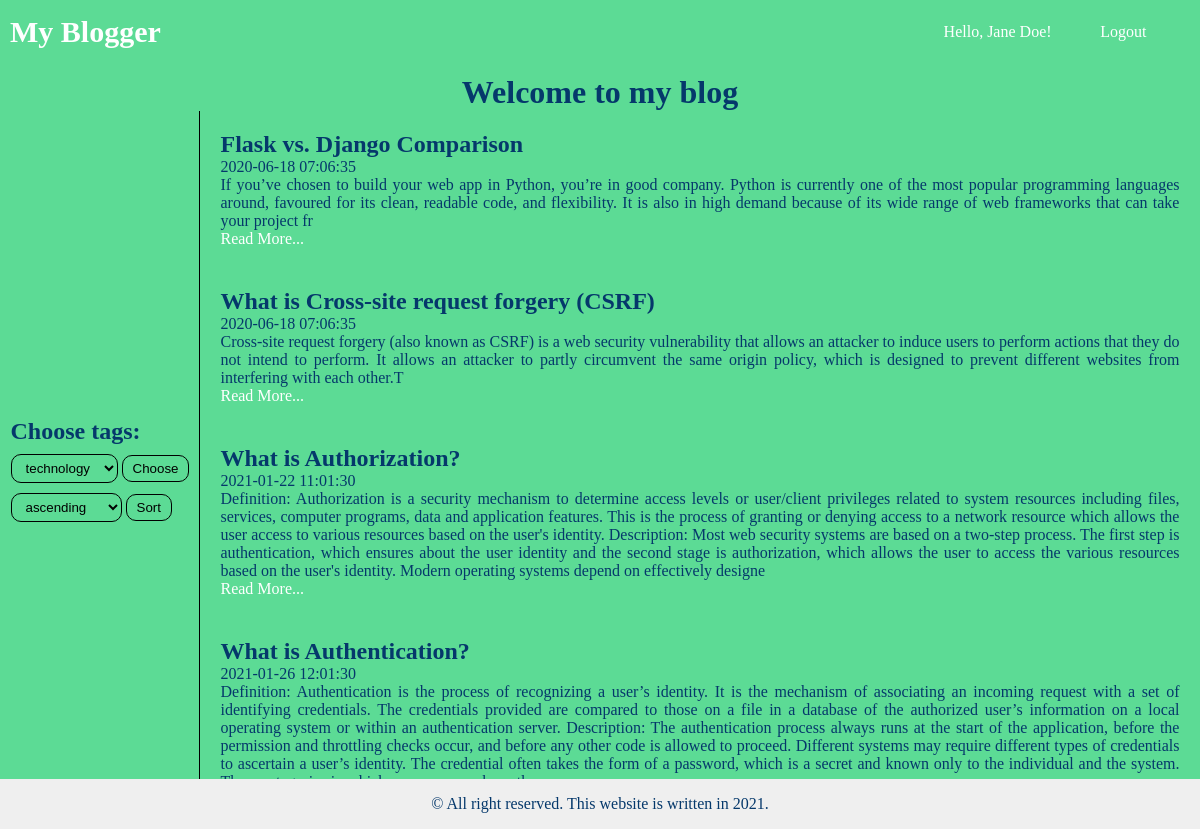
The page /index (signed in) on the database its author committed.
### app/models.py (models this page shows, shortened)
class User(UserMixin, db.Model):
    id = db.Column(db.Integer, primary_key=True)
    firstname = db.Column(db.String(64))
    lastname = db.Column(db.String(64))
    email = db.Column(db.String(120), index=True, unique=True)
    password_hash = db.Column(db.String(128))
    comments = db.relationship('Comment', backref='user', lazy='joined')

class Post(db.Model):
    id = db.Column(db.Integer, primary_key=True)
    title = db.Column(db.String(50))
    body = db.Column(db.String(140))
    timestamp = db.Column(db.TIMESTAMP, index=True, default=datetime.now)
    tags = db.Column(db.String(50))
    comments = db.relationship('Comment', backref='post', lazy='joined')

### app/routes.py (the view)
@app.route('/')
@app.route('/index', methods=['GET', 'POST'])
def index():
    tags = []
    posts = Post.query.order_by(Post.timestamp.asc())
    for post in posts:
        if post.tags not in tags:
            tags.append(post.tags)
    sort_by = request.form.get('sort_by')
    items_tag = request.form.get('tags')
    if sort_by == 'descending':
        posts = Post.query.order_by(Post.timestamp.desc())
    if items_tag:
        posts = Post.query.filter_by(tags=items_tag)
    posts = posts.all()
    app.logger.info(len(posts))
    app.logger.info(items_tag)
    return render_template('index.html', title='Home Page', posts=posts, tags=tags)

### app/models.py (called while the page is built)
@login.user_loader
def load_user(id):
    return User.query.get(int(id))

### app/templates/index.html (shortened to what this page needs)
{% extends 'base.html' %}
{% block style %}
    <link rel="stylesheet" href="{{ url_for('static', filename='styles/index.css') }}">
{% endblock %}
{% block page_title %}
    <h1>Welcome to my blog</h1>
{% endblock %}
{% block sidebar %}
    <form action="{{ url_for('index') }}" method="post">
        <h2>Choose tags:</h2>
        <select name="tags" id="tags">
            {% for tag in tags %}
                <option value="{{ tag }}">{{ tag }}</option>
            {% endfor %}
        </select>
        <button type="submit" style="margin-top: 10px;">Choose</button>
    </form>
    <div class="filter">
        <form action="{{ url_for('index') }}" method="post">
            <select name="sort_by" id="sort_by">
                <option value="ascending">ascending</option>
            </select>
            <button type="submit">Sort</button>
        </form>
    </div>
{% endblock %}
{% block content %}
    {% for post in posts %}
        <div class="post">
            <h2>{{ post.title }}</h2>
            <p>{{ post.timestamp.strftime('%Y-%m-%d %H:%m:%S') }}</p>
            <p>{{ post.body[:-1000] }}</p>
            <a href="posts/{{ post.id }}">Read More...</a>
        </div>
    {% endfor %}
{% endblock %}

### app/templates/base.html (shortened to what this page needs)
<!DOCTYPE html>
<html lang="en">
<head>
    <link rel="stylesheet" href="{{ url_for('static', filename='styles/base.css') }}">
    {% block style %}
    {% endblock %}
</head>
<body>
{% block navbar %}
    <div class="navbar">
        <ul class="navbar-brand">
            <li><a href="{{ url_for('index') }}">My Blogger</a></li>
        </ul>
        <ul class="navbar-nav right">
            {% if current_user.is_anonymous %}
                <li>Hello, Guest!</li>
                <li><a href="{{ url_for('login') }}">Sign in</a></li>
                <li><a href="{{ url_for('register') }}">Register</a></li>
            {% else %}
                <li>Hello, {{ current_user.firstname | capitalize }} {{ current_user.lastname | capitalize }}!</li>
                <li><a href="{{ url_for('logout') }}">Logout</a></li>
            {% endif %}
        </ul>
    </div>
{% endblock %}
<div class="container">
    {% block page_title %}
    {% endblock %}
    <div class="container-sidebar-content">
        <div class="sidebar">
            {% block sidebar %}
            {% endblock %}
        </div>
        <div class="content">
            {% block content %}
            {% endblock %}
        </div>
    </div>
    {% block footer %}
        <footer>
            <p style="background-color: initial;">&copy All right reserved. This website is written in 2021.</p>
        </footer>
    {% endblock %}
</div>
</body>
</html>

### app/static/styles/base.css (style rules this page uses)
* { box-sizing: border-box; margin: 0; padding: 0; background-color: #5CDB95; }
html, body { height: 100%; }
h1 { text-align: center; margin-top: 10px; }
ul { list-style-type: none; }
.navbar { display: flex; flex-direction: row; justify-content: space-between; align-items: center; padding: 15px 5px; }
.navbar .navbar-nav { display: flex; flex-direction: row; justify-content: space-evenly; align-items: center; }
.navbar-brand li { margin-left: 5px; font-size: 30px; font-weight: bold; }
.navbar .navbar-nav.right { min-width: 300px; }
li, a { text-decoration: none; color: white; }
button, select, input[type="submit"] { padding: 5px 10px; border-radius: 10px; box-shadow: none; outline: none; cursor: pointer; border: 1px solid black; }
h1, h2, p { color: #05386B; }
.container { display: flex; flex-direction: column; align-items: center; justify-content: space-evenly; }
footer { position: absolute; right: 0; bottom: 0; left: 0; padding: 1rem; background-color: #efefef; text-align: center; }

### app/static/styles/index.css (style rules this page uses)
.content { display: flex; flex-direction: column; justify-content: center; align-items: center; max-width: 1000px; margin: 0 auto; border-left: 1px solid black; margin-left: 10px; }
.post { margin: 20px; }
.post p { text-align: justify; }
.filter { margin-top: 10px; }
.sidebar { display: flex; flex-direction: column; justify-content: center; align-items: start; margin-left: 10px; }
.container-sidebar-content { display: flex; align-items: center; justify-content: space-between; }

### rows shown on the page
User: firstname "Jane", lastname "Doe"
Post: title "Flask vs. Django Comparison", timestamp "2020-06-18 07:06:35", body "If you’ve chosen to build your web app in Python, you’re in good company. Python is currently one of the most popular programming languages around, favoured for its clean, readable code, and flexibility. It is also in high demand because of its wide range of web frameworks that can take your project fr"
Post: title "What is Cross-site request forgery (CSRF)", timestamp "2020-06-18 07:06:35", body "Cross-site request forgery (also known as CSRF) is a web security vulnerability that allows an attacker to induce users to perform actions that they do not intend to perform. It allows an attacker to partly circumvent the same origin policy, which is designed to prevent different websites from interfering with each other.T"
Post: title "What is Authorization?", timestamp "2021-01-22 11:01:30", body "Definition: Authorization is a security mechanism to determine access levels or user/client privileges related to system resources including files, services, computer programs, data and application features. This is the process of granting or denying access to a network resource which allows the user access to various resources based on the user's identity. Description: Most web security systems are based on a two-step process. The first step is authentication, which ensures about the user identity and the second stage is authorization, which allows the user to access the various resources based on the user's identity. Modern operating systems depend on effectively designe"
Post: title "What is Authentication?", timestamp "2021-01-26 12:01:30", body "Definition: Authentication is the process of recognizing a user’s identity. It is the mechanism of associating an incoming request with a set of identifying credentials. The credentials provided are compared to those on a file in a database of the authorized user’s information on a local operating system or within an authentication server. Description: The authentication process always runs at the start of the application, before the permission and throttling checks occur, and before any other code is allowed to proceed. Different systems may require different types of credentials to ascertain a user’s identity. The credential often takes the form of a password, which is a secret and known…"

### other values the page prints
form field tags "technology"
